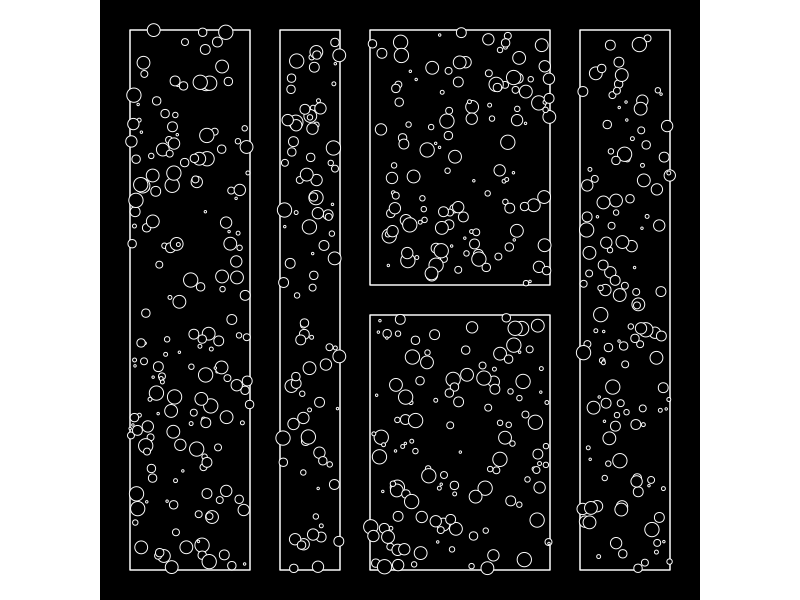

Recreate this plot in R.
library(ggplot2)

#boxes
positions <- data.frame(
  id = rep(1:5, each = 4),
  x = c(0, 2, 2, 0,
        2.5, 3.5, 3.5, 2.5,
        4, 7, 7, 4,
        4, 7, 7, 4,
        7.5, 9, 9, 7.5),
  y = c(0, 0, 9, 9,
        0, 0, 9, 9,
        0, 0, 4.25, 4.25,
        4.75, 4.75, 9, 9,
        0, 0, 9, 9)
)

#points
x1 <- runif(10*2*9, 0, 2)
y1 <- runif(10*2*9, 0, 9)
x2 <- runif(10*1*9, 2.5, 3.5)
y2 <- runif(10*1*9, 0, 9)
x3 <- runif(10*3*4.25, 4, 7)
y3 <- runif(10*3*4.25, 0, 4.25)
x4 <- runif(10*3*4.25, 4, 7)
y4 <- runif(10*3*4.25, 4.75, 9)
x5 <- runif(10*1.5*9, 7.5, 9)
y5 <- runif(10*1.5*9, 0, 9)
d <- data.frame(x=c(x1, x2, x3, x4, x5), y=c(y1, y2, y3, y4, y5))
d$size = sample(seq(0.5, 4.5, by=0.5), size=nrow(d), replace=T)

#plot
p <- ggplot() +
  geom_polygon(data=positions, mapping=aes(x = x, y = y, group = id),
               fill="black", colour="white", size=0.5) +
  geom_point(data=d, mapping=aes(x=x, y=y, size=I(size)), pch=21, colour="white", fill="black") +
  xlim(-0.5,9.5) +
  ylim(-0.5,9.5) +
  coord_fixed(expand = F) +
  theme_void() +
  theme(panel.background = element_rect(fill="black", colour="black"),
        plot.background = element_rect(fill="black", colour="black"))
p
